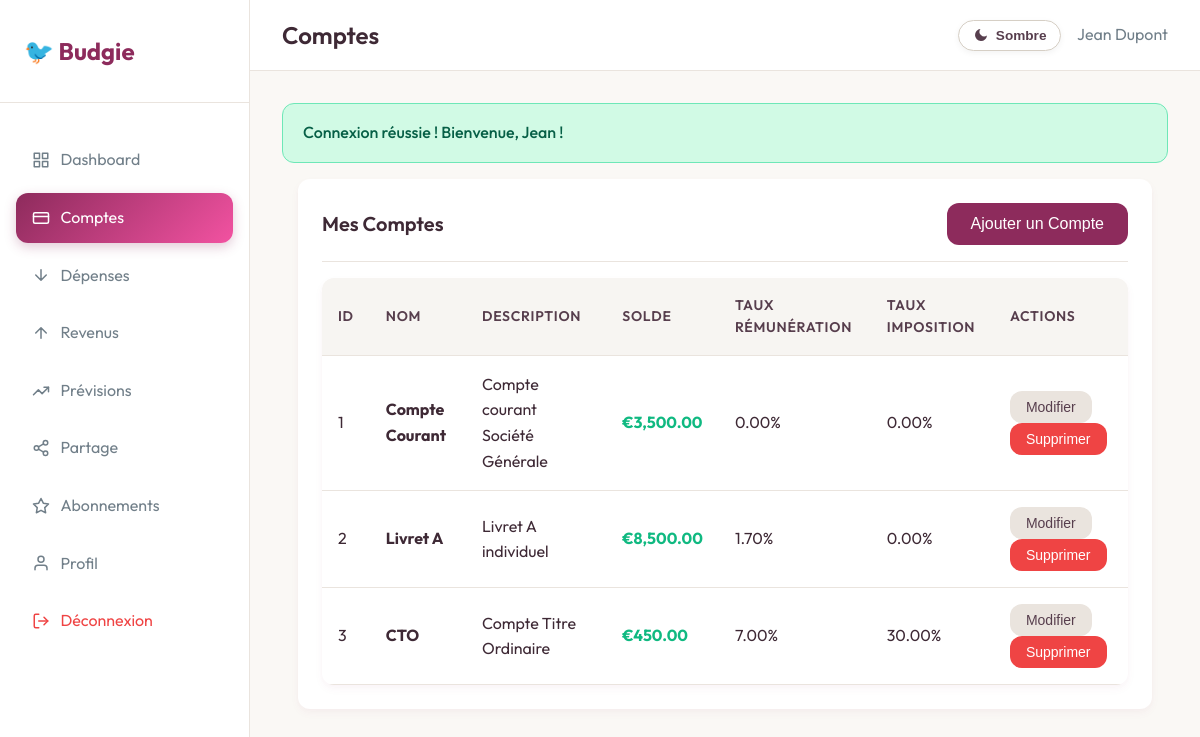
The page /public/accounts.php (signed in) on the database its author committed.
### tables this page shows
CREATE TABLE accounts (
    id INT PRIMARY KEY AUTO_INCREMENT,
    user_id INT NOT NULL,
    name VARCHAR(100) NOT NULL,
    description TEXT,
    balance DECIMAL(15,2) DEFAULT 0.00,
    interest_rate DECIMAL(5,2) DEFAULT 0.00,
    tax_rate DECIMAL(5,2) DEFAULT 0.00,
    created_at TIMESTAMP DEFAULT CURRENT_TIMESTAMP,
    updated_at TIMESTAMP DEFAULT CURRENT_TIMESTAMP ON UPDATE CURRENT_TIMESTAMP,
    deleted_at TIMESTAMP NULL DEFAULT NULL,
    FOREIGN KEY (user_id) REFERENCES users(id) ON DELETE CASCADE
);

### src/config/database.php (called while the page is built, shortened)
<?php
class Database {
    private string $host;
    private string $port;
    private string $db_name;
    private string $username;
    private string $password;
    private static ?PDO $conn = null;
    public function __construct() {
        $this->host     = defined('DB_HOST') ? DB_HOST : ($_ENV['DB_HOST'] ?? '127.0.0.1');
        $this->port     = defined('DB_PORT') ? DB_PORT : ($_ENV['DB_PORT'] ?? '3306');
        $this->db_name  = defined('DB_NAME') ? DB_NAME : ($_ENV['DB_NAME'] ?? 'budgie_db');
        $this->username = defined('DB_USER') ? DB_USER : ($_ENV['DB_USER'] ?? 'root');
        $this->password = defined('DB_PASS') ? DB_PASS : ($_ENV['DB_PASS'] ?? '');
    }
    public function getConnection(): PDO {
        try {
            self::$conn = new PDO(
                "mysql:host={$this->host};port={$this->port};dbname={$this->db_name};charset=utf8mb4",
                $this->username,
                $this->password,
                [
                    PDO::ATTR_ERRMODE            => PDO::ERRMODE_EXCEPTION,
                    PDO::ATTR_DEFAULT_FETCH_MODE => PDO::FETCH_ASSOC,
                    PDO::ATTR_EMULATE_PREPARES   => false,
                    PDO::MYSQL_ATTR_INIT_COMMAND => "SET NAMES utf8mb4",
                ]
            );
        } catch (PDOException $e) {
            error_log("Database connection error: " . $e->getMessage());
            throw new Exception("Database connection failed");
        }
        return self::$conn;
    }
}
function getDB(): PDO {
    static $db = null;
    if ($db === null) {
        $db = new Database();
    }
    return $db->getConnection();
}
function executeQuery(string $sql, array $params = []): PDOStatement {
    try {
        $pdo  = getDB();
        $stmt = $pdo->prepare($sql);
        $stmt->execute($params);
        return $stmt;
    } catch (PDOException $e) {
        error_log("Query execution error: " . $e->getMessage() . " | SQL: " . $sql);
        throw new Exception("Database query failed: " . $e->getMessage());
    }
}
function fetchAll(string $sql, array $params = []): array {
    $stmt = executeQuery($sql, $params);
    return $stmt->fetchAll();
}
?>

### public/accounts.php (the view, shortened to what this page needs)
<?php
include SRC_PATH . '/includes/header.php';
$accounts = fetchAll(
    "SELECT * FROM accounts WHERE user_id = ? AND deleted_at IS NULL ORDER BY created_at DESC",
    [$_SESSION['user_id']]
);
?>
<div class="container">
    <div class="card">
        <div class="card-header">
            <h3 class="card-title">Mes Comptes</h3>
            <button class="btn btn-primary" onclick="openModal('addAccountModal')">
                Ajouter un Compte
            </button>
        </div>
        <div class="table-container">
            <table class="table" id="accounts-table">
                <thead>
                    <tr>
                        <th>ID</th>
                        <th>Nom</th>
                        <th>Description</th>
                        <th>Solde</th>
                        <th>Taux Rémunération</th>
                        <th>Taux Imposition</th>
                        <th>Actions</th>
                    </tr>
                </thead>
                <tbody>
                    <?php foreach ($accounts as $account): ?>
                    <tr>
                        <td><?php echo $account['id']; ?></td>
                        <td><strong><?php echo htmlspecialchars($account['name']); ?></strong></td>
                        <td><?php echo htmlspecialchars($account['description']); ?></td>
                        <td class="text-success"><strong>€<?php echo number_format($account['balance'], 2); ?></strong></td>
                        <td><?php echo $account['interest_rate']; ?>%</td>
                        <td><?php echo $account['tax_rate']; ?>%</td>
                        <td>
                            <button class="btn btn-sm btn-secondary"
                                onclick="openEditAccountModal(
                                    <?php echo $account['id']; ?>,
                                    <?php echo htmlspecialchars(json_encode($account['name']), ENT_QUOTES); ?>,
                                    <?php echo htmlspecialchars(json_encode($account['description']), ENT_QUOTES); ?>,
                                    <?php echo $account['balance']; ?>,
                                    <?php echo $account['interest_rate']; ?>,
                                    <?php echo $account['tax_rate']; ?>
                                )">
                                Modifier
                            </button>
                            <form method="POST" action="actions/delete_account.php" style="display:inline;"
                                  onsubmit="return confirmSubmit(event, 'Êtes-vous sûr de vouloir supprimer ce compte ? Cette action est irréversible.', 'Suppression du compte');">
                                <button type="submit" class="btn btn-sm btn-danger">
                                    Supprimer
                                </button>
                            </form>
                        </td>
                    </tr>
                    <?php endforeach; ?>
                </tbody>
            </table>
        </div>
    </div>
</div>
<?php include SRC_PATH . '/includes/footer.php'; ?>

### public/css/style.css (style rules this page uses)
:root { --primary-color: #8d2b5c; --primary-hover: #f252a1; --secondary-color: #BACCD8; --success-color: #10b981; --warning-color: #f59e0b; --danger-color: #ef4444; --light-bg: #FAF8F5; --white: #ffffff; --gray-100: #f7f5f2; --gray-200: #eae4de; --gray-300: #d6cfc5; --gray-400: #BACCD8; --gray-500: #8E9BA5; --gray-600: #717F89; --gray-700: #573E4D; --gray-800: #3E2935; --gray-900: #25121E; --border-radius: 12px; --shadow: 0 4px 10px rgba(141, 43, 92, 0.04), 0 2px 4px rgba(141, 43, 92, 0.02); --shadow-lg: 0 12px 30px rgba(141, 43, 92, 0.08), 0 4px 12px rgba(141, 43, 92, 0.03); --text-muted: var(--gray-500); --gray-50: #fdfcfb; }
* { margin: 0; padding: 0; box-sizing: border-box; }
body { font-family: 'Outfit', -apple-system, BlinkMacSystemFont, 'Segoe UI', Roboto, sans-serif; line-height: 1.6; color: var(--gray-800); background-color: var(--light-bg); }
.container { max-width: 1200px; margin: 0 auto; padding: 0 1rem; }
.card { background: var(--white); border-radius: var(--border-radius); box-shadow: var(--shadow); padding: 1.5rem; margin-bottom: 1.5rem; }
.card-header { display: flex; justify-content: space-between; align-items: center; margin-bottom: 1rem; padding-bottom: 1rem; border-bottom: 1px solid var(--gray-200); }
.card-title { font-size: 1.25rem; font-weight: 600; color: var(--gray-800); }
.table-container { background: var(--white); border-radius: var(--border-radius); box-shadow: var(--shadow); overflow: hidden; }
.table { width: 100%; border-collapse: collapse; }
.table th, .table td { padding: 1rem; text-align: left; border-bottom: 1px solid var(--gray-200); }
.table th { background: var(--gray-100); font-weight: 600; color: var(--gray-700); font-size: 0.875rem; text-transform: uppercase; letter-spacing: 0.05em; }
.btn { display: inline-flex; align-items: center; justify-content: center; padding: 0.75rem 1.5rem; border: none; border-radius: var(--border-radius); font-size: 1rem; font-weight: 500; text-decoration: none; cursor: pointer; transition: all 0.2s; gap: 0.5rem; }
.btn-primary { background: var(--primary-color); color: var(--white); }
.btn-secondary { background: var(--gray-200); color: var(--gray-700); }
.btn-danger { background: var(--danger-color); color: var(--white); }
.btn-sm { padding: 0.5rem 1rem; font-size: 0.875rem; }
.text-success { color: var(--success-color); }

### rows shown on the page
accounts: id "1", name "Compte Courant", description "Compte courant Société Générale", balance "3,500.00", interest_rate "0.00", tax_rate "0.00"
accounts: id "2", name "Livret A", description "Livret A individuel", balance "8,500.00", interest_rate "1.70", tax_rate "0.00"
accounts: id "3", name "CTO", description "Compte Titre Ordinaire", balance "450.00", interest_rate "7.00", tax_rate "30.00"

### other values the page prints
$page_title "Comptes"
$_SESSION['user_name'] "Jean Dupont"
$gFlashSuccess "Connexion réussie ! Bienvenue, Jean !"
